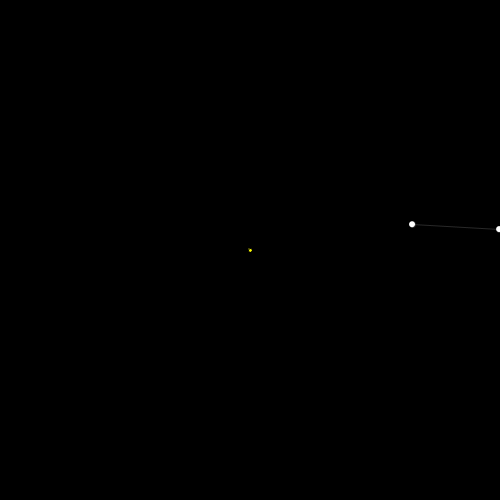
Frame 1 (no input)
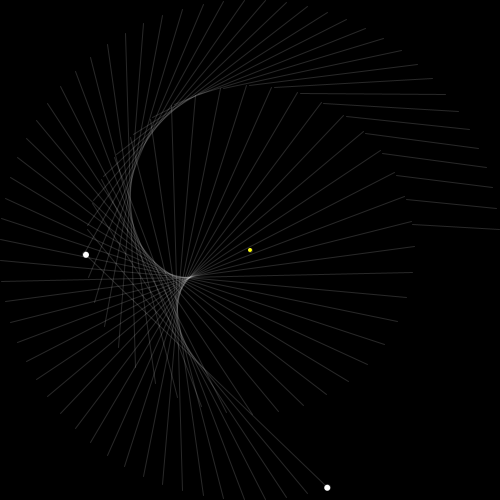
Frame 60 (the mouse pressed at the canvas centre just before this capture)
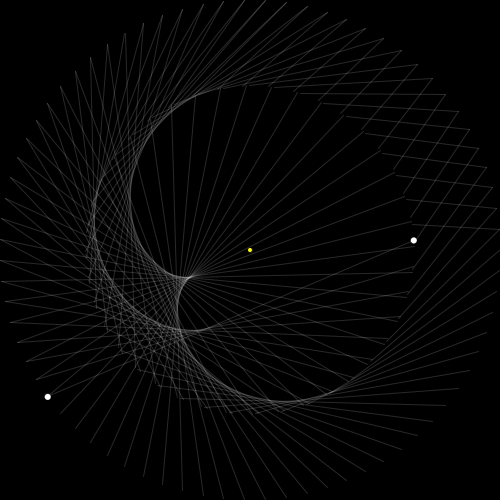
Frame 120 (the mouse held since frame 60 and released just before this capture)

The Processing sketch that drew these frames (run headless with seeded random() and noise(); from frame 60 on, the mouse is pressed at the canvas centre):

// Processing sketch: Mendala
// ── Mendala.pde
// http://ensign.editme.com/t43dances

FloatList points;

float num_orbits;
int planet1;
int planet2;
float planet1Year;
float planet2Year;
float planet1Radius;
float planet2Radius;
float interval;
float r1;
float r2;
float r;
float rStop;
float a1;
float a1Interval;
float a2;
float a2Interval;

float minDist;
float maxDist;

float planetYear(int planet) {
  if(planet == 1) {
    return 87.969;
  } else if (planet == 2) {
    return 224.701;
  } else if (planet == 3) {
    return 365.256;
  } else if (planet == 4) {
    return 686.980;
  } else if (planet == 5) {
    return 4332.6;
  } else if (planet == 6) {
    return 10759.2;
  } else if (planet == 7) {
    return 30685;
  } else if (planet == 8) {
    return 60190;
  } else if (planet == 9) {
    return 90465;
  }
  
  return 0;
}

float planetOrbit(int planet) {
  if (planet == 1) {
    return 57.91;
  } else if(planet == 2) {
    return 108.21;
  } else if(planet == 3) {
    return 149.60;
  } else if(planet == 4) {
    return 227.92;
  } else if(planet == 5) {
    return 778.57;
  } else if(planet == 6) {
    return 1433.5;
  } else if(planet == 7) {
    return 2872.46;
  } else if(planet == 8) {
    return 4495.1;
  } else if(planet == 9) {
    return 5869.7;
  }
  
  return 0;
}

String planetName(int planet) {
  if(planet == 1) {
    return "Mercury";
  } else if(planet == 2) {
    return "Venus";
  } else if(planet == 3) {
    return "Earth";
  } else if(planet == 4) {
    return "Mars";
  } else if(planet == 5) {
    return "Jupiter";
  } else if(planet == 6) {
    return "Saturn";
  } else if(planet == 7) {
    return "Uranus";
  } else if(planet == 8) {
    return "Neptune";
  } else if(planet == 9) {
    return "Pluto";
  }
  
  return "";
}

void setup() {
  size(500, 500);
  
  num_orbits = 8;
  
  planet1 = 3;//planet1 = round(random(1, 9));
  planet2 = 4;//planet2 = round(random(1, 9));
  
  println("Planet #1: "+ planetName(planet1));
  println("Planet #2: "+ planetName(planet2));
  
  planet1Year = planetYear(planet1);
  planet2Year = planetYear(planet2);
  
  planet1Radius = planetOrbit(planet1);
  println("planet1Radius = "+ Float.toString(planet1Radius));
  planet2Radius = planetOrbit(planet2);
  println("planet2Radius = "+ Float.toString(planet2Radius));
  
  // calculate radii
  if(planet2Radius > planet1Radius) {
    r2 = (height / 2);
    r1 = ((r2 * planet1Radius) / planet2Radius);
    minDist = (r2 - r1);
    maxDist = (r2 + r1);
  } else {
    r1 = (height / 2);
    r2 = ((r1 * planet2Radius) / planet1Radius);
    minDist = (r1 - r2);
    maxDist = (r1 + r2);
  }
  
  println("r1 = "+ Float.toString(r1));
  println("r2 = "+ Float.toString(r2));
  
  r = 0;
  if(planet1Year > planet2Year) {
    interval = planet1Year / 75;
    rStop = (planet1Year * num_orbits);
  } else {
    interval = planet2Year / 75;
    rStop = (planet2Year * num_orbits);
  }
  println("interval = "+ Float.toString(interval));
  println("rStop = "+ Float.toString(rStop));
  
  a1 = 0;
  a1Interval = ((2 * PI * interval) / planet1Year);
  println("a1Interval = "+ Float.toString(a1Interval));
  
  a2 = 0;
  a2Interval = ((2 * PI * interval) / planet2Year);
  println("a2Interval = "+ Float.toString(a2Interval));
  
  points = new FloatList();
}

void draw() {
  background(0);
  
  translate((width / 2), (height / 2));
  
  pushStyle();
  //noStroke();
  fill(255, 255, 0);
  ellipseMode(CENTER);
  ellipse(0, 0, 4, 4);
  popStyle();
  
  float x1, y1;
  float x2, y2;
  
  a1 = (a1 - a1Interval);
  a2 = (a2 - a2Interval);
  
  x1 = (r1 * cos(a1));
  y1 = (r1 * sin(a1));
  
  x2 = (r2 * cos(a2));
  y2 = (r2 * sin(a2));
  
  points.push(x1);
  points.push(y1);
  points.push(x2);
  points.push(y2); 
  
  stroke(255, 40);
  //strokeWeight(map(dist(x1, y1, x2, y2), minDist, maxDist, 0.2, 1));
  //line(x1, y1, x2, y2);
  
  int ps = points.size();
  
  for(int pj = 0; pj < ps; pj += 4) {
    line(
      points.get(pj),
      points.get( (pj + 1) ),
      points.get( (pj + 2) ),
      points.get( (pj + 3) )
    );
  }
  
  r += interval;
  
  if(r > rStop) {
    noLoop();
    
    return;
  }
  
  fill(255);
  ellipse(x1, y1, 6, 6);
  ellipse(x2, y2, 6, 6);
}
